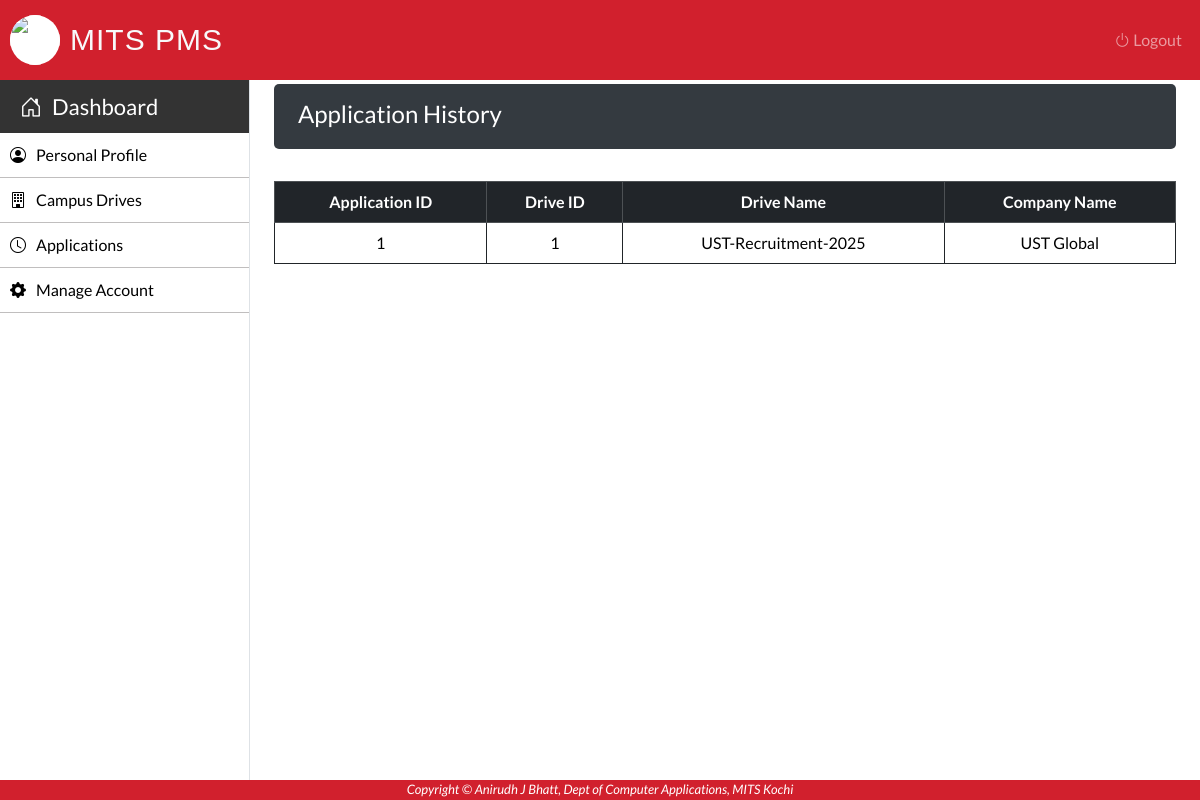
Page /Student/student-applications.php (signed in) on the committed database.
### tables this page shows
CREATE TABLE `application` (
  `App_ID` int(11) NOT NULL,
  `S_ID` varchar(15) NOT NULL,
  `D_ID` varchar(15) NOT NULL
);

CREATE TABLE `drive` (
  `D_ID` int(50) NOT NULL,
  `D_Name` varchar(50) NOT NULL,
  `Role` varchar(50) NOT NULL,
  `Course` varchar(50) NOT NULL,
  `Branch` varchar(50) NOT NULL,
  `Year` int(50) NOT NULL,
  `Marks_10th` int(10) NOT NULL,
  `Marks_12th` int(10) NOT NULL,
  `Marks_UG` int(10) NOT NULL,
  `CGPA` int(10) NOT NULL,
  `Backlogs` int(50) NOT NULL,
  `D_Package` int(10) NOT NULL,
  `D_Date` varchar(30) NOT NULL,
  `C_ID` int(50) NOT NULL
);

CREATE TABLE `company` (
  `C_ID` int(50) NOT NULL,
  `C_Name` varchar(50) NOT NULL,
  `C_Type` varchar(50) NOT NULL,
  `C_YOE` varchar(15) NOT NULL,
  `C_Address` varchar(100) NOT NULL,
  `C_Email` varchar(50) NOT NULL,
  `C_Phone` varchar(50) NOT NULL,
  `C_Person` varchar(50) NOT NULL,
  `C_Website` varchar(50) NOT NULL
);

### Student/student-applications.php (the view, shortened to what this page needs)
 <?php
	require_once "../connection/connection.php";
	$Stud_ID=$_SESSION['LoginStudent'];
?>
<!DOCTYPE html>
<html lang="en">
<head>
</head>
    <body>
        <?php include('../Common/header.php'); ?>
        <?php include('../Common/student-sidebar.php'); ?>
        <main role="main" class="mt-1 mb-3 px-md-4 page-content-index">
            <div class="sub-main">
				<div class="dashboard-header flex-wrap flex-md-no-wrap px-3 pt-2 pb-1 mb-3 text-white">
					<div class="d-flex flex-row">
						<div class="p-2"><h4>Application History</h4></div>
					</div>
				</div>
				<div class="row">
					<div class="col-md-12 container-fluid">
						<section class="mt-3">
							<table class="w-100 table table-bordered border-dark table-hover text-center" cellpadding="10">
								<tr class="table-dark text-white">
									<th>Application ID</th>
									<th>Drive ID</th>
									<th>Drive Name</th>
									<th>Company Name</th>
								</tr>
								<?php
									$query="SELECT * FROM application a, student s, company c, drive d WHERE a.S_ID=s.Stud_ID AND a.D_ID=D.D_ID AND c.C_ID=d.C_ID AND a.S_ID='$Stud_ID'";
									$run=mysqli_query($con,$query);
									while($row=mysqli_fetch_array($run)) {
										echo "<tr>";
										echo "<td>".$row["App_ID"]."</td>";
										echo "<td>".$row["D_ID"]."</td>";
										echo "<td>".$row["D_Name"]."</td>";
										echo "<td>".$row["C_Name"]."</td>";
										echo "</tr>";
									}
								?>
							</table>
						</section>
					</div>
				</div>
			</div>
        </main>
        <?php include('../Common/footer.php'); ?>
    </body>
</html>

### Css/style.css (style rules this page uses)
body { font-family: 'Lato', sans-serif; background-color: #ffffff; }
main { margin-left: 250px; overflow-x: hidden; }
.dashboard-header { background-color: #343a40; border-radius: 5px; text-align: left; }
table { width: 100%; }
table td, table th { vertical-align: middle !important; }

### rows in the picture
application: App_ID "1", D_ID.D_ID "1", D_ID.D_Name "UST-Recruitment-2025", company.C_Name "UST Global"
